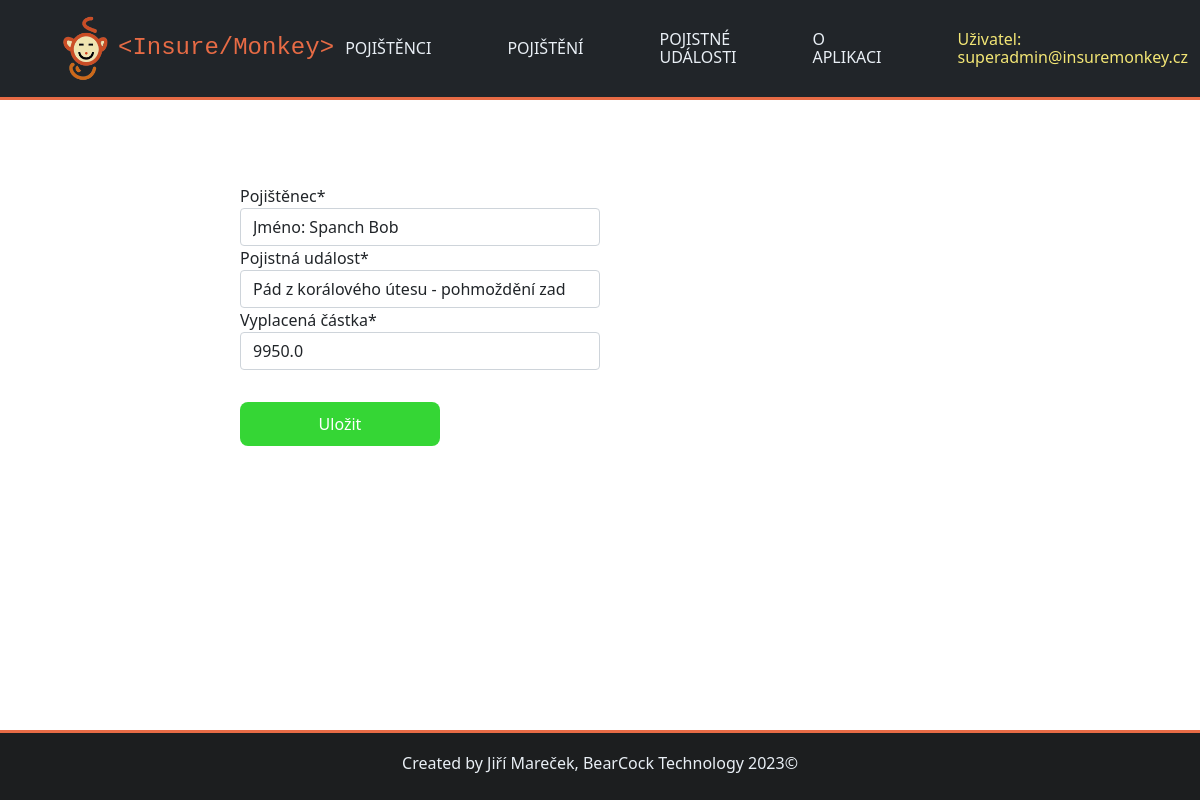
The app's page /insuremonkey/1/pojistna_udalost_edit/ (signed in) with its own data.
### insuremonkey/models.py (models this page shows, shortened)
class Uzivatel(AbstractBaseUser):
    email = models.EmailField(max_length=50, unique=True)
    is_admin = models.BooleanField(default=False) #zjistí, zda je uživatel admin
    class Meta:
        verbose_name = "uživatel"
        verbose_name_plural = "uživatelé"
    objects = UzivatelManager() #slouží k spravování uživatelů v aplikaci.
    USERNAME_FIELD = "email" #určuje, že email bude použit jako uživatelské jméno v Django.

class PojistnaUdalost(models.Model):
    pojistenec = models.ForeignKey(Pojistenec, on_delete=models.CASCADE, verbose_name="Pojištěnec")
    cislo_pojistne_udalosti = models.AutoField(primary_key=True, verbose_name="Číslo pojistné události")
    pojistna_udalost = models.CharField(max_length=300, verbose_name="Pojistná událost")
    vyplacena_castka = models.FloatField(default=0, verbose_name="Vyplacená částka")
    class Meta:
        verbose_name = "Pojistná událost"
        verbose_name_plural = "Pojistné události"

### insuremonkey/views.py (the view, shortened to what this page needs)
# urls.py: path("<int:pk>/pojistna_udalost_edit/", views.PojistnaUdalostEdit.as_view(), name="pojistna_udalost_edit"),
class PojistnaUdalostEdit(LoginRequiredMixin, generic.edit.CreateView):
    form_class = PojistnaUdalostForm
    template_name = "insuremonkey/nova_pojistna_udalost.html"
    def get(self, request, pk):
        if not request.user.is_admin:
            messages.info(request, "Pro tuto operaci nemáte dostatečná práva.")
            return redirect(reverse("pojistne_udalosti"))
        try:
            pu = PojistnaUdalost.objects.get(pk = pk)
        except:
            messages.error(request, "Tato pojistná událost neexistuje.")
            return redirect("pojistne_udalosti")
        form = self.form_class(instance=pu)
        return render(request, self.template_name, {"form":form})

### insuremonkey/forms.py
class PojistnaUdalostForm(forms.ModelForm):
    class Meta:
        model = PojistnaUdalost
        fields = ["pojistenec", "cislo_pojistne_udalosti", "pojistna_udalost", "vyplacena_castka"]

### insuremonkey/models.py (called while the page is built)
    def __str__(self):
        return f"Jméno: {self.jmeno} {self.prijmeni}\n"

### insuremonkey/templates/insuremonkey/nova_pojistna_udalost.html (shortened to what this page needs)
{% extends "base.html" %}
{% load crispy_forms_tags %}
{% block content %}
<div class="col-md-6">
    <form method="POST">
        {{ form|crispy }}
        {% if user.is_admin %}
        <br>
        <button class="tlacitko_zelene mx-auto" type="submit" name="save">Uložit</button>
        {% endif %}
    </form>
</div>
{% endblock %}

### insuremonkey/templates/base.html (shortened to what this page needs)
<!DOCTYPE html>
<html lang="cs">
    <head>
        {% load static %}
        {% load bootstrap5 %}
        <link rel="stylesheet" href="{% static 'css/bootstrap.min.css' %}" type="text/css">
        <link rel="stylesheet" href="{% static 'css/style.css' %}" type="text/css">
        <link rel="stylesheet" href="{% static 'css/bootstrap.min.css' %}" type="text/css">
    </head>
    <body>
        <header>
            <nav class="navbar navbar-expand-lg navbar-dark bg-dark">
                <a class="navbar-brand d-flex align-items-center" href="{% url 'index' %}">
                    <img src='/static/insuremonkey/logo.png' class="d-inline-block align-top" width="50" height="70" alt="InsureMonkey"/>
                    <span class="ms-2 logo-text" style="font-size: 24px;">&lt;Insure/Monkey&gt;</span>
                </a>
                <div class="collapse navbar-collapse navbar-dark bg-dark" id="obsah_navigacni_listy">
                    <ul class="navbar-nav">
                        {% if user.is_authenticated %}
                            <li class="nav-item">
                                <a class="nav-link" href="{% url 'pojistenci' %}">Pojištěnci</a>
                            </li>
                        {% endif %}
                            <li class="nav-item">
                                <a class="nav-link" href="{% url 'pojisteni' %}">Pojištění</a>
                            </li>
                        {% if user.is_authenticated %}
                            <li class="nav-item">
                                <a class="nav-link" href="{% url 'pojistne_udalosti' %}">Pojistné události</a>
                            </li>
                        {% endif %}
                        <li class="nav-item">
                            <a class="nav-link" href="{% url 'o_aplikaci' %}">O aplikaci</a>
                        </li>
                        {% if user.is_authenticated %}
                            <li class="nav-item">
                                <span class="nav-link disabled">Uživatel: {{ request.user.email }}</span>
                            </li>
                        {% endif %}
                    </ul>
                </div>
            </nav>
        </header>
        <br>
        <div class="content">
        {% block content %}
        {% endblock %}
        </div>
            <footer>
                Created by Jiří Mareček, BearCock Technology 2023©
            </footer>
    </body>
    </html>

### insuremonkey/static/css/style.css (style rules this page uses)
body { font: 15px; background: #f9f9f9; box-sizing: border-box; color: #414042; display: flex; flex-direction: column; box-sizing: border-box; margin: 0; padding: 80px 0 0 0; min-width: min-content; min-height: 100vh; }
body > header { width: 100%; height: 100px; z-index: 100; position: fixed; z-index: 100; top: 0; }
nav { height: 100px; color: rgb(233, 239, 245); text-decoration: none; border-bottom: 3px solid rgb(231, 107, 69); }
.navbar-brand img { height: 70px; margin: auto 0 auto 60px; display: flex; flex-direction: column; justify-content: center; }
.logo-text { font-weight: normal; font-size: 1.4em; line-height: 1.2em; font-family: 'Courier New'; color: rgb(231, 107, 69) !important; }
nav ul { margin: 0; list-style-type: none; display: flex; align-items: center; height: 100%; width: 96%; justify-content: right; }
nav ul li { padding: 8px 25px; margin: 0 5px; font-size: 1em; line-height: 1.1em; }
nav ul a { text-decoration: none; text-transform: uppercase; color: rgb(233, 239, 245) !important; }
.nav-item:nth-child(5) .nav-link { color: #f3e675 !important; }
.content { width: 60%; margin: 80px auto; }
button { background-color: rgb(26, 22, 238); color: white; padding: 10px; border: none; border-radius: 8px; margin: 8px; width: 200px; }
button.tlacitko_zelene { background-color: rgb(53, 214, 53); border-radius: 8px; margin: 8px; }
footer { position: fixed; width: 100%; height: 70px; background-color: #1c1e1f; color: rgb(233, 239, 245); text-align: center; line-height: 60px; bottom: 0; border-top:3px solid rgb(231, 107, 69); }

### records on screen
Uzivatel: user.email "superadmin@insuremonkey.cz"
PojistnaUdalost: pojistenec "Jméno: Spanch Bob", pojistna_udalost "Pád z korálového útesu - pohmoždění zad", vyplacena_castka "9950.0"
